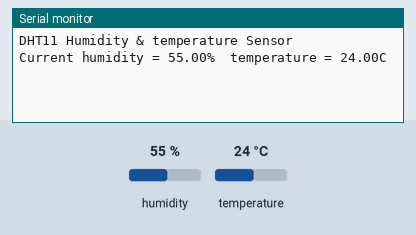
Recording of a sketch running on a simulated Arduino Uno, built with avr-gcc and run on an emulated ATmega328P. On the bench: the last lines printed to the serial monitor. Inputs (shaded band) come from the test bench; at power-on: humidity 55 %, temperature 24 °C.

Above: at 2.7 s.
2.8 s: humidity set to 22 %
At 7.7 s:
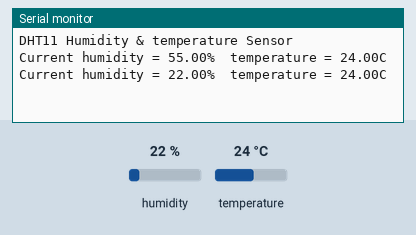
8.8 s: temperature set to 12 °C
At 12.4 s:
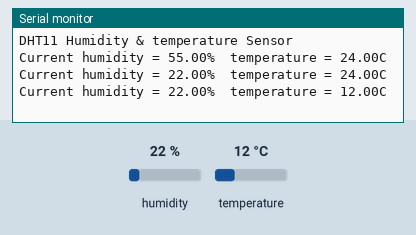
14.8 s: humidity set to 40 %
At 17.1 s:
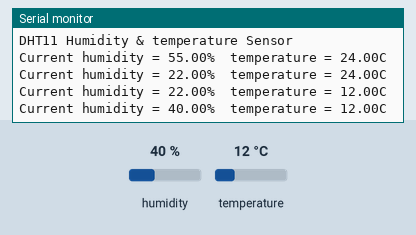
Timing chart, 0 to 18.6 s (numbered marks = the images above; inputs shaded):
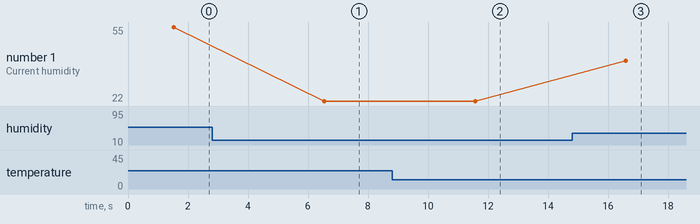

Measured:
- after the input at 2.8 s, the serial monitor: prints a new line after 3.7 s (image 1)
- after the input at 8.8 s, the serial monitor: prints a new line after 2.8 s (image 2)
- after the input at 14.8 s, the serial monitor: prints a new line after 1.8 s (image 3)
- plotted number 1: 55 → 22 after the input at 2.8 s, 22 → 40 after the input at 14.8 s

The sketch:

1._DHT_-_11.ino
```cpp
/*
 *  Created by RoboticSchools
 *  Robotics and Coding always fun when we're doing with our hands.
 *  " Welcome to the Roboteer's World "
 *
 *  CHECKING TEMPERATURE AND HUMIDITY USING DHT-11 SENSOR
 */

#include <dht.h>        // Adding DHT 11 Library.

#define dht_apin A0     // Connect AnalogPin ( IR Sensor ) to Arduino

dht DHT;

void setup(){

  Serial.begin(9600);
  delay(500);          // Delay to let system boot
  Serial.println("DHT11 Humidity & temperature Sensor\n\n");
  delay(1000);         // Wait before accessing Sensor

}

void loop(){

    DHT.read11(dht_apin);

    Serial.print("Current humidity = ");
    Serial.print(DHT.humidity);                // Print the Humidity values coming from Sensor
    Serial.print("%  ");
    Serial.print("temperature = ");
    Serial.print(DHT.temperature);             // Print the Temperature Values coming from Seensor
    Serial.println("C  ");

    delay(5000);                              // Wait 5 seconds before accessing sensor again.

}
```
